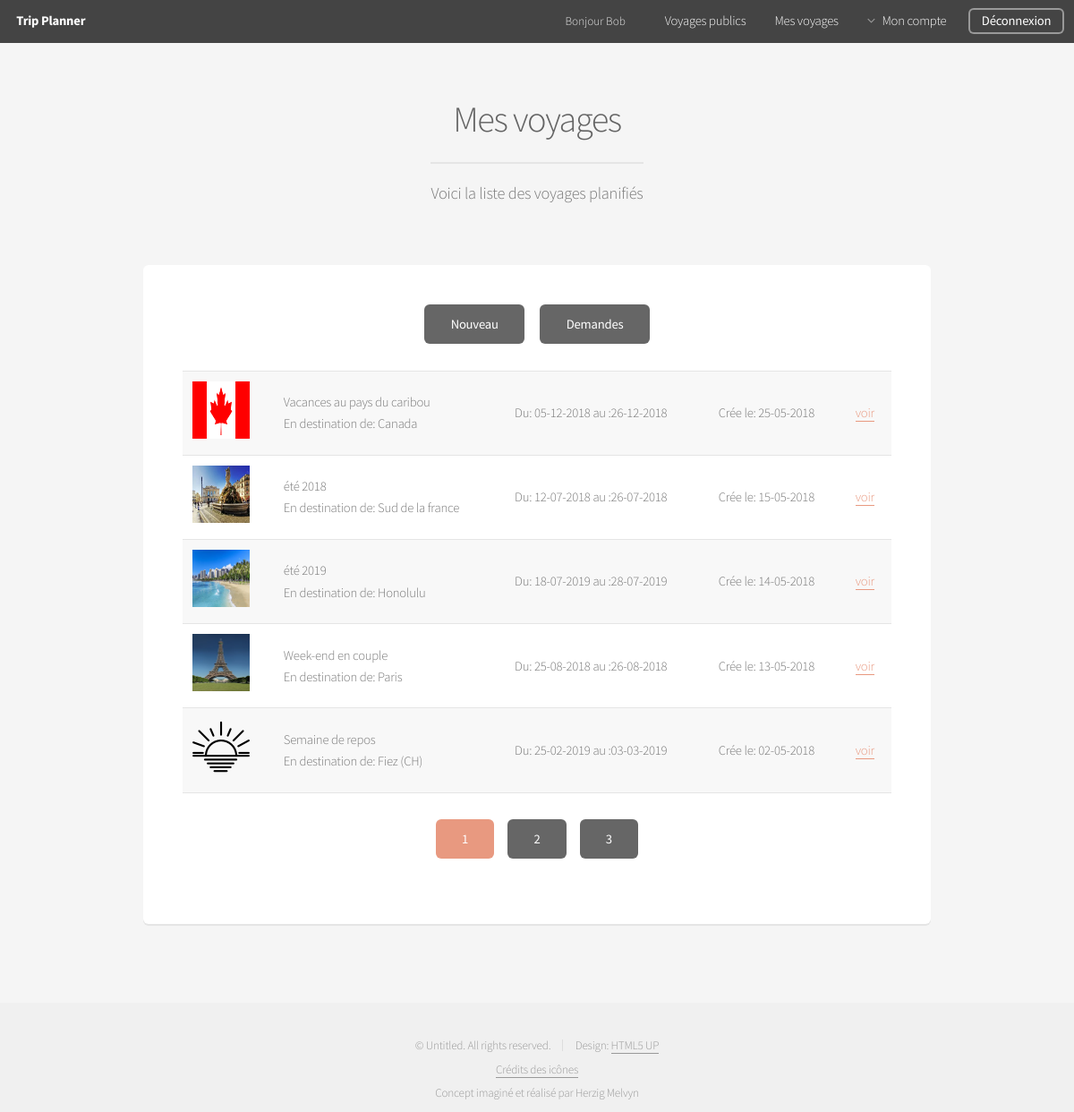
Screenshot of /index.php?action=my_Trip&page=1 (signed in) with the database file from the repository.
### tables this page shows
CREATE TABLE IF NOT EXISTS `Trip` (
    `idTrip` INT UNSIGNED NOT NULL AUTO_INCREMENT,
    `fkUser_Organizer` INT UNSIGNED NOT NULL,
    `Title` VARCHAR(45) NOT NULL,
    `Destination` VARCHAR(45) NOT NULL,
    `Private` TINYINT(1) NOT NULL DEFAULT 1,
    `Password` VARCHAR(60) NULL,
    `Image` TINYINT(1) NOT NULL DEFAULT 0,
    `Creation` DATE NOT NULL,
    `Date_Start` DATE NOT NULL,
    `Date_End` DATE NOT NULL,
    PRIMARY KEY (`idTrip`),
    UNIQUE INDEX `idTrip_UNIQUE` (`idTrip` ASC),
    INDEX `fk_User_Organizer_Id` (`fkUser_Organizer` ASC),
    CONSTRAINT `fk_Trip_User`
    FOREIGN KEY (`fkUser_Organizer`)
    REFERENCES `User` (`idUser`)
    ON DELETE CASCADE
    ON UPDATE CASCADE
);

### www/model/model_Trip.php (called while the page is built, shortened)
<?php
function get_User_Trip($m_User_Id,$m_Index)
{
    $connection = connect();
    $connection->setAttribute(PDO::ATTR_ERRMODE, PDO::ERRMODE_EXCEPTION);
    if($m_Index!=1)
    {
        $m_Index = ($m_Index-1)*5;
    }
    else
    {
        $m_Index = 0;
    }
    $req = $connection->prepare("SELECT DISTINCT Trip.* FROM Trip LEFT JOIN Participant ON Trip.idTrip = Participant.fkTrip WHERE fkUser_Organizer = ? OR (fkUser = ? AND Waiting = false) ORDER BY Creation DESC LIMIT ?,5");
    $req->bindParam(1,$m_User_Id,PDO::PARAM_INT);
    $req->bindParam(2,$m_User_Id,PDO::PARAM_STR);
    $req->bindParam(3,$m_Index,PDO::PARAM_INT);
    $req->execute();
    $trips = $req->fetchAll();
    return $trips;
}

### www/view/view_My_Trip.php (the view, shortened to what this page needs)
<header>
	<h2>Mes voyages</h2>
	<p>Voici la liste des voyages planifiés</p>
</header>
<div class="row">
    <div class="12u">
        <section class="box">
            <div class="12u" align="center">
				<ul class="actions">
                    <li><a class="button" href="index.php?action=new_Trip">Nouveau</a></li>
                    <li><a class="button" href="index.php?action=see_Request">Demandes</a></li>
				</ul>
            </div>
            <div class="table-wrapper">
				<table id="simple_Table">
				    <tbody>
                        <?php
                            foreach($trips as $trip)
                            {
                                $date_Start = date_Create($trip['Date_Start']);
                                $date_End = date_Create($trip['Date_End']);
                                $creation = date_Create($trip['Creation']);
                                echo '<tr>';
                                if($trip['Image'] == true)
                                {
                                    echo "<td><a class='no_Border' href='images/user".$trip['fkUser_Organizer']."/".$trip['idTrip']."/".$trip['idTrip'].".jpg'><img class='thumbnail' src='images/user".$trip["fkUser_Organizer"]."/".$trip['idTrip']."/".$trip['idTrip'].".jpg'></a></td>";
                                }
                                else
                                {
                                    echo '<td><img class="thumbnail" src="images/default_Trip.png"></td>';
                                }
                                echo '<td class="text_Center">'.htmlspecialchars($trip['Title']).'<br>En destination de: '.htmlspecialchars($trip['Destination']).'</td>';
                                echo '<td class="text_Center">Du: '.date_format($date_Start,"d-m-Y").' au :'.date_format($date_End,"d-m-Y").'</td>';
                                echo '<td class="text_Center">Crée le: '.date_format($creation,"d-m-Y").'</td>';
                                echo '<td class="text_Center"><a href="index.php?action=see_Trip&id='.$trip['idTrip'].'">voir</a></td>';
                                echo '</tr>';
                            }
                        ?>
                    </tbody>
				</table>
                <div class="12u" align="center">
				    <ul class="actions">
                        <?php
                            if($_GET['page']==1)
                            {
                                echo '<li><a class="button special" href="">1</a></li>';
                                echo '<li><a class="button" href="index.php?action=my_Trip&page=2">2</a></li>';
                                echo '<li><a class="button" href="index.php?action=my_Trip&page=3">3</a></li>';
                            }
                        ?>
				    </ul>
                </div>
			</div>
		</section>
	</div>
</div>
<?php
require "view/template.php";

### www/assets/css/additional.css (style rules this page uses)
.thumbnail { height: 64px; width: 64px; }
.text_Center { vertical-align: middle; }
.no_Border { border: none; }

### rows the page displays
trip: shows a picture, Title "Vacances au pays du caribou", Destination "Canada", Date_Start "05-12-2018", Date_End "26-12-2018", Creation "25-05-2018"
trip: shows a picture, Title "été 2018", Destination "Sud de la france", Date_Start "12-07-2018", Date_End "26-07-2018", Creation "15-05-2018"
trip: shows a picture, Title "été 2019", Destination "Honolulu", Date_Start "18-07-2019", Date_End "28-07-2019", Creation "14-05-2018"
trip: shows a picture, Title "Week-end en couple", Destination "Paris", Date_Start "25-08-2018", Date_End "26-08-2018", Creation "13-05-2018"
trip: Image 0 (drawn), Title "Semaine de repos", Destination "Fiez (CH)", Date_Start "25-02-2019", Date_End "03-03-2019", Creation "02-05-2018"

### other values shown
$_SESSION['nickname'] "Bob"
